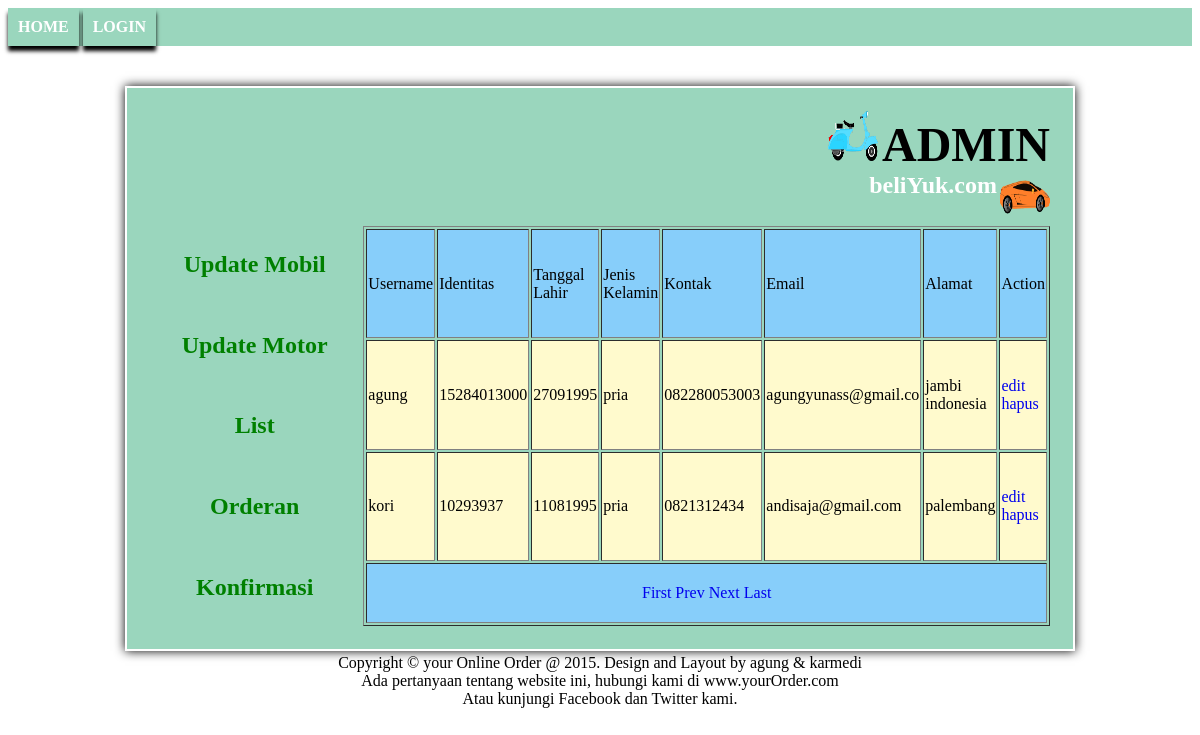
The app's page /Admin/haladmin.php?page=list with its own data.
### tables this page shows
CREATE TABLE IF NOT EXISTS `akun_user` (
  `nama` varchar(20) NOT NULL,
  `username` varchar(20) NOT NULL,
  `Password` varchar(20) NOT NULL,
  `no_id` varchar(20) NOT NULL,
  `tgl_lahir` varchar(8) NOT NULL,
  `jenis_kelamin` varchar(10) NOT NULL,
  `kontak` varchar(15) NOT NULL,
  `email` varchar(20) NOT NULL,
  `alamat` varchar(100) NOT NULL
);

### Admin/list.php (the view, shortened to what this page needs)
<table border="1" width="600" height="400" align="center">
	<tr bgcolor="#87cefa">
	<td>Username</td>
	<td>Identitas</td>
	<td>Tanggal Lahir</td>
	<td>Jenis Kelamin</td>
	<td>Kontak</td>
	<td>Email</td>
	<td>Alamat</td>
	<td>Action</td>
	</tr>
<?php
	$query="select * from akun_user";
	$hasil = mysql_query($query) or die (mysql_error());
	$jumlah_baris = mysql_num_rows($hasil);
	$jumlah_record_per_page = 4;
	$jumlah_page = ceil($jumlah_baris/$jumlah_record_per_page);
	if(!isset($_GET['page_num'])){
		$page_num=1;
	}
	$start_num= ($page_num-1)*$jumlah_record_per_page;
	$query= "select * from akun_user LIMIT ".$start_num.",".$jumlah_record_per_page."";
	$hasil= mysql_query($query) or die (mysql_error());
	while ($data = mysql_fetch_array($hasil))
	{
		echo "<tr bgcolor='#fffacd'>
	<td>".$data['username']."</td>
	<td>".$data['no_id']."</td>
	<td>".$data['tgl_lahir']."</td>
	<td>".$data['jenis_kelamin']."</td>
	<td>".$data['kontak']."</td>
	<td>".$data['email']."</td>
	<td>".$data['alamat']."</td>
	<td>
		<a href='haladmin.php?page=edit_user&username=".$data['username']."'>edit</a>
			<a href='hapus_user.php?username=".$data['username']."'>hapus</a>
		</td>
	</tr>";
	}
	echo "<tr> <td colspan=8 align='center' bgcolor='#87cefa'>";
	echo "<a href='haladmin.php?page=list&page_num=1'> First </a>";
			if($page_num==1) {
					echo "<a href='haladmin.php?page=list&page_num=1'> Prev </a>";
				}
			else {
				echo "<a href='haladmin.php?page=list&page_num=".($page_num-1)."'> Prev </a>";
			}
			if($page_num == $jumlah_page) {
					echo "<a href='haladmin.php?page=list&page_num=".$jumlah_page."'> Next </a>";
				}
			else {
				echo "<a href='haladmin.php?page=list&page_num=".($page_num+1)."'> Next </a>";
			}
			echo "<a href='haladmin.php?page=list&page_num=".$jumlah_page."'> Last </a>";
	echo "</td> </tr>";
?>
</table>

### Css/home.css (style rules this page uses)
a { text-decoration: none; }

### records on screen
akun_user: username "agung", no "15284013000", tgl_lahir "27091995", jenis_kelamin "pria", kontak "082280053003", email "agungyunass@gmail.co", alamat "jambi indonesia"
akun_user: username "kori", no "10293937", tgl_lahir "11081995", jenis_kelamin "pria", kontak "0821312434", email "andisaja@gmail.com", alamat "palembang"
